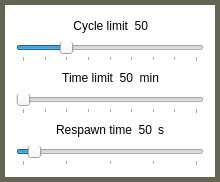
               <widget class="QGroupBox" name="groupBox_3">
                <property name="styleSheet">
                 <string notr="true">/* GROUP_BOX*/
QGroupBox
{
	border: 5px  solid rgba(100, 100, 85, 255);
	background: rgba(240, 240, 230, 0);
}</string>
                </property>
                <property name="title">
                 <string/>
                </property>
                <layout class="QVBoxLayout" name="verticalLayout_49">
                 <item>
                  <layout class="QVBoxLayout" name="verticalLayout_52">
                   <item>
                    <layout class="QHBoxLayout" name="horizontalLayout_36">
                     <item>
                      <spacer name="horizontalSpacer_83">
                       <property name="orientation">
                        <enum>Qt::Horizontal</enum>
                       </property>
                       <property name="sizeHint" stdset="0">
                        <size>
                         <width>40</width>
                         <height>20</height>
                        </size>
                       </property>
                      </spacer>
                     </item>
                     <item>
                      <widget class="QLabel" name="label_90">
                       <property name="text">
                        <string>Cycle limit</string>
                       </property>
                       <property name="alignment">
                        <set>Qt::AlignRight|Qt::AlignTrailing|Qt::AlignVCenter</set>
                       </property>
                      </widget>
                     </item>
                     <item>
                      <widget class="QLabel" name="label_91">
                       <property name="text">
                        <string>50</string>
                       </property>
                       <property name="alignment">
                        <set>Qt::AlignRight|Qt::AlignTrailing|Qt::AlignVCenter</set>
                       </property>
                      </widget>
                     </item>
                     <item>
                      <spacer name="horizontalSpacer_84">
                       <property name="orientation">
                        <enum>Qt::Horizontal</enum>
                       </property>
                       <property name="sizeHint" stdset="0">
                        <size>
                         <width>40</width>
                         <height>20</height>
                        </size>
                       </property>
                      </spacer>
                     </item>
                    </layout>
                   </item>
                   <item>
                    <widget class="QSlider" name="horizontalSlider_cycleLimit">
                     <property name="enabled">
                      <bool>true</bool>
                     </property>
                     <property name="toolTip">
                      <string/>
                     </property>
                     <property name="minimum">
                      <number>0</number>
                     </property>
                     <property name="maximum">
                      <number>128</number>
                     </property>
                     <property name="pageStep">
                      <number>16</number>
                     </property>
                     <property name="sliderPosition">
                      <number>32</number>
                     </property>
                     <property name="orientation">
                      <enum>Qt::Horizontal</enum>
                     </property>
                     <property name="invertedAppearance">
                      <bool>false</bool>
                     </property>
                     <property name="invertedControls">
                      <bool>false</bool>
                     </property>
                     <property name="tickPosition">
                      <enum>QSlider::TicksBelow</enum>
                     </property>
                     <property name="tickInterval">
                      <number>16</number>
                     </property>
                    </widget>
                   </item>
                  </layout>
                 </item>
                 <item>
                  <layout class="QVBoxLayout" name="verticalLayout_51">
                   <item>
                    <layout class="QHBoxLayout" name="horizontalLayout_35">
                     <item>
                      <spacer name="horizontalSpacer_81">
                       <property name="orientation">
                        <enum>Qt::Horizontal</enum>
                       </property>
                       <property name="sizeHint" stdset="0">
                        <size>
                         <width>40</width>
                         <height>20</height>
                        </size>
                       </property>
                      </spacer>
                     </item>
                     <item>
                      <widget class="QLabel" name="label_84">
                       <property name="text">
                        <string>Time limit</string>
                       </property>
                       <property name="alignment">
                        <set>Qt::AlignRight|Qt::AlignTrailing|Qt::AlignVCenter</set>
                       </property>
                      </widget>
                     </item>
                     <item>
                      <widget class="QLabel" name="label_87">
                       <property name="text">
                        <string>50</string>
                       </property>
                       <property name="alignment">
                        <set>Qt::AlignRight|Qt::AlignTrailing|Qt::AlignVCenter</set>
                       </property>
                      </widget>
                     </item>
                     <item>
                      <widget class="QLabel" name="label_106">
                       <property name="text">
                        <string>min</string>
                       </property>
                       <property name="alignment">
                        <set>Qt::AlignRight|Qt::AlignTrailing|Qt::AlignVCenter</set>
                       </property>
                      </widget>
                     </item>
                     <item>
                      <spacer name="horizontalSpacer_82">
                       <property name="orientation">
                        <enum>Qt::Horizontal</enum>
                       </property>
                       <property name="sizeHint" stdset="0">
                        <size>
                         <width>40</width>
                         <height>20</height>
                        </size>
                       </property>
                      </spacer>
                     </item>
                    </layout>
                   </item>
                   <item>
                    <widget class="QSlider" name="horizontalSlider_timeLimit">
                     <property name="enabled">
                      <bool>true</bool>
                     </property>
                     <property name="toolTip">
                      <string/>
                     </property>
                     <property name="minimum">
                      <number>0</number>
                     </property>
                     <property name="maximum">
                      <number>128</number>
                     </property>
                     <property name="pageStep">
                      <number>16</number>
                     </property>
                     <property name="sliderPosition">
                      <number>0</number>
                     </property>
                     <property name="orientation">
                      <enum>Qt::Horizontal</enum>
                     </property>
                     <property name="invertedAppearance">
                      <bool>false</bool>
                     </property>
                     <property name="invertedControls">
                      <bool>false</bool>
                     </property>
                     <property name="tickPosition">
                      <enum>QSlider::TicksBelow</enum>
                     </property>
                     <property name="tickInterval">
                      <number>16</number>
                     </property>
                    </widget>
                   </item>
                  </layout>
                 </item>
                 <item>
                  <layout class="QVBoxLayout" name="verticalLayout_53">
                   <item>
                    <layout class="QHBoxLayout" name="horizontalLayout_37">
                     <item>
                      <spacer name="horizontalSpacer_85">
                       <property name="orientation">
                        <enum>Qt::Horizontal</enum>
                       </property>
                       <property name="sizeHint" stdset="0">
                        <size>
                         <width>40</width>
                         <height>20</height>
                        </size>
                       </property>
                      </spacer>
                     </item>
                     <item>
                      <widget class="QLabel" name="label_94">
                       <property name="text">
                        <string>Respawn time</string>
                       </property>
                       <property name="alignment">
                        <set>Qt::AlignRight|Qt::AlignTrailing|Qt::AlignVCenter</set>
                       </property>
                      </widget>
                     </item>
                     <item>
                      <widget class="QLabel" name="label_97">
                       <property name="text">
                        <string>50</string>
                       </property>
                       <property name="alignment">
                        <set>Qt::AlignRight|Qt::AlignTrailing|Qt::AlignVCenter</set>
                       </property>
                      </widget>
                     </item>
                     <item>
                      <widget class="QLabel" name="label_107">
                       <property name="text">
                        <string>s</string>
                       </property>
                       <property name="alignment">
                        <set>Qt::AlignRight|Qt::AlignTrailing|Qt::AlignVCenter</set>
                       </property>
                      </widget>
                     </item>
                     <item>
                      <spacer name="horizontalSpacer_86">
                       <property name="orientation">
                        <enum>Qt::Horizontal</enum>
                       </property>
                       <property name="sizeHint" stdset="0">
                        <size>
                         <width>40</width>
                         <height>20</height>
                        </size>
                       </property>
                      </spacer>
                     </item>
                    </layout>
                   </item>
                   <item>
                    <widget class="QSlider" name="horizontalSlider_respawnTime">
                     <property name="enabled">
                      <bool>true</bool>
                     </property>
                     <property name="toolTip">
                      <string/>
                     </property>
                     <property name="minimum">
                      <number>0</number>
                     </property>
                     <property name="maximum">
                      <number>32</number>
                     </property>
                     <property name="pageStep">
                      <number>8</number>
                     </property>
                     <property name="sliderPosition">
                      <number>2</number>
                     </property>
                     <property name="orientation">
                      <enum>Qt::Horizontal</enum>
                     </property>
                     <property name="invertedAppearance">
                      <bool>false</bool>
                     </property>
                     <property name="invertedControls">
                      <bool>false</bool>
                     </property>
                     <property name="tickPosition">
                      <enum>QSlider::TicksBelow</enum>
                     </property>
                     <property name="tickInterval">
                      <number>8</number>
                     </property>
                    </widget>
                   </item>
                  </layout>
                 </item>
                </layout>
               </widget>
